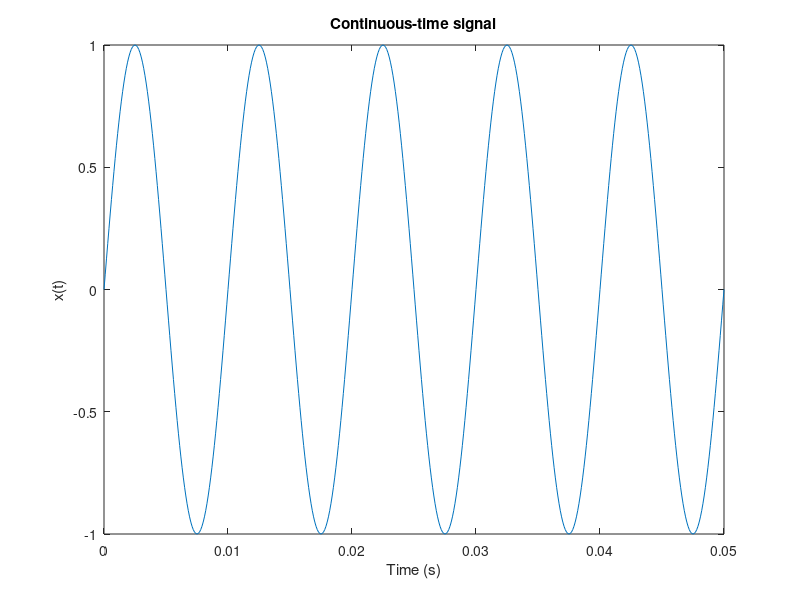
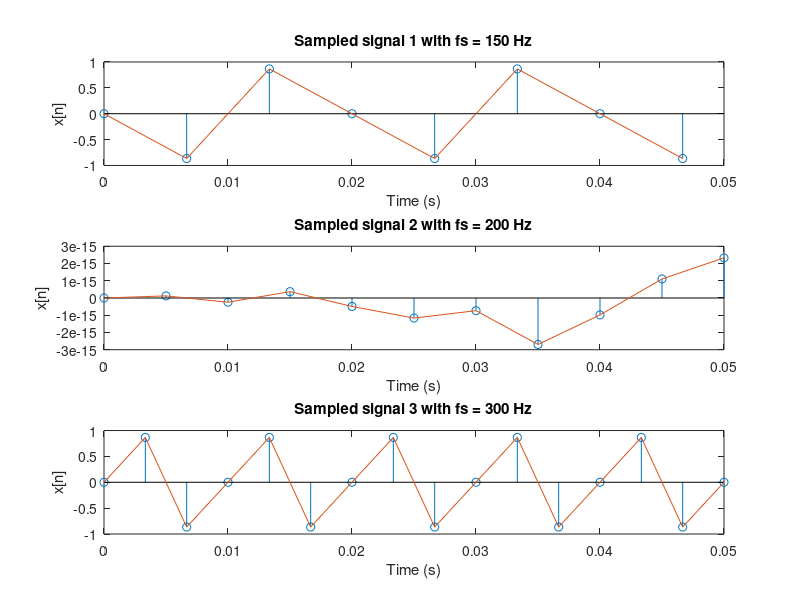
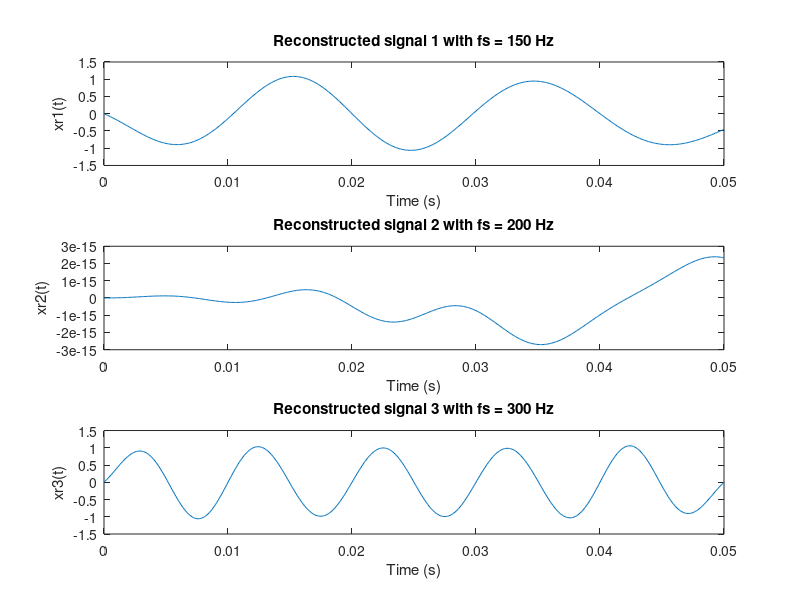

Source code (MATLAB) for these figures, in order:
% clear all
% close all
% % Creating modulating signal
% fm=2; % message signal frequency (Hz)
% n=50; % factor of sampling frequency
% K=1000;
% Ts=1/(n*fm); % sampling time
% t=0:Ts:100-Ts; % time range
% N=size(t,2);
% Fs=1/Ts; % sampling frequency
% dFs=Fs/N;
% f=-Fs/2:dFs:Fs/2-dFs;
% m=2*cos(2*pi*fm*t); % message signal
% subplot(5,1,1);
% plot(t,m);
% xlabel('Time(in s)');
% title('Modulating signal');
% % Frequency Domain
% M=fftshift(fft(m)); % FFT of the message signal
% subplot(5,1,2)
% plot(f,abs(M)/N);
% xlabel('Frequency(in hertz)');
% title('Magnitude response');
% %sound(X)
% % Pulse train generation
% T=0.2; %sampling interval
% F=1/T; % sapling frequency
% h=zeros(1,length(t)); % initialize all values to zero
% for k=-K:1:K
% h=h+(1/T)*cos(2*pi*k*F*t);
% end
% h_a=T*h/(2*K+1); % scaling 
% subplot(5,1,3);
% plot(t,h_a);
% xlabel('Time(s)');
% title('Pulse train');
% % sampling
% m_samp=m.*h_a;
% N_samp=length(m_samp);
% subplot(5,1,4); 
% plot(t,m_samp);% add the plot function 
% xlabel('Time(in s)');
% title('Sampled value');
% % Magnitude response of sampled signal
% M_samp=fftshift(fft(m_samp)); 
% subplot(5,1,5)
% plot(f,abs(M_samp)/N_samp);
% xlabel('Frequency(in hertz)');
% title('Magnitude response')

%2ndcode
% clear; clc;
% 
% f = 30e3;
% fs = 2 * f;
% Ts = 1/fs;
% t1 = 0:1e-7:5/f;
% x1 = cos(2 * pi * f * t1);
% 
% t2 = 0:Ts:5/f;
% x2 = cos(2 * pi * f * t2);
% 
% xr = zeros(size(t1));
% for i = 1:length(t1)
%     for j = 1:length(x2)
%         xr(i) = xr(i) + x2(j) * sinc(2 * fs * t1(i) - j);
%     end
% end
% 
% % Plot the original continuous signal
% subplot(3, 1, 1);
% plot(t1, x1);
% title('Continuous Signal x(t)');
% xlabel('Time');
% ylabel('Amplitude');
% 
% % Plot the sampled signal
% subplot(3, 1, 2);
% stem(t2, x2, 'r');
% title('Sampled Signal x(nT)');
% xlabel('Time');
% ylabel('Amplitude');
% 
% % Plot the reconstructed signal
% subplot(3, 1, 3);
% plot(t1, xr);
% title('Reconstructed Signal x_r(t)');
% xlabel('Time');
% ylabel('Amplitude');


%mam code
% Sampling Theorem and Signal Reconstruction
% clc;
% clear all;
% close all;
% % Parameters
% originalSamplingRate = 1000;  % Original signal sampling rate (Hz)
% minimumNyquistRate = 2 * originalSamplingRate;  % Minimum Nyquist sampling rate
% maximumSamplingRate = 10 * originalSamplingRate; % Maximum sampling rate
% 
% % Signal parameters
% originalFrequency = 50;  % Original signal frequency (Hz)
% timeVectorOriginal = 0:1/originalSamplingRate:1;  % Time vector for original signal
% 
% % Generate original signal
% originalSignal = sin(2*pi*originalFrequency*timeVectorOriginal);
% 
% % Plot the original signal
% figure;
% subplot(3, 1, 1);
% plot(timeVectorOriginal, originalSignal);
% title('Original Signal');
% xlabel('Time (s)');
% ylabel('Amplitude');
% 
% % Sample the signal at different rates
% for currentSamplingRate = [minimumNyquistRate, 5*originalSamplingRate, maximumSamplingRate]
%     samplingPeriod = 1/currentSamplingRate;  % Sampling period
%     numberOfSamples = round(1/samplingPeriod);  % Number of samples
% 
%     % Sample the signal
%     sampledSignal = originalSignal(1:numberOfSamples:end);
% 
%     % Time vector for sampled signal
%     timeVectorSampled = 0:samplingPeriod:(length(sampledSignal)-1)*samplingPeriod;
% 
%     % Reconstruct the signal using zero-order hold
%     reconstructedSignal = zeros(1, length(timeVectorOriginal));
%     reconstructedSignal(1:numberOfSamples:end) = sampledSignal;
% 
%     % Plot the sampled signal
%     subplot(3, 1, find(currentSamplingRate == [minimumNyquistRate, 5*originalSamplingRate, maximumSamplingRate])+1);
%     stem(timeVectorSampled, sampledSignal, 'r', 'Marker', 'o');
%     hold on;
%     plot(timeVectorOriginal, reconstructedSignal, 'b--');
%     hold off;
%     title(['Sampled Signal (Fs = ' num2str(currentSamplingRate) ' Hz)']);
%     xlabel('Time (s)');
%     ylabel('Amplitude');
%     legend('Sampled Signal', 'Reconstructed Signal');
% end


%divyansh
% Define the continuous-time signal
f = 100; % frequency of the signal in Hz
T = 1/f; % period of the signal in s
t = 0:0.0001:5*T; % time vector
x = sin(2*pi*f*t); % signal

% Plot the continuous-time signal
figure(1)
plot(t,x)
xlabel('Time (s)')
ylabel('x(t)')
title('Continuous-time signal')

% Sample the signal at different sampling frequencies
fs1 = 150; % sampling frequency 1 in Hz
fs2 = 200; % sampling frequency 2 in Hz
fs3 = 300; % sampling frequency 3 in Hz
Ts1 = 1/fs1; % sampling period 1 in s
Ts2 = 1/fs2; % sampling period 2 in s
Ts3 = 1/fs3; % sampling period 3 in s
n1 = 0:Ts1:5*T; % sample index vector 1
n2 = 0:Ts2:5*T; % sample index vector 2
n3 = 0:Ts3:5*T; % sample index vector 3
x1 = sin(2*pi*f*n1); % sampled signal 1
x2 = sin(2*pi*f*n2); % sampled signal 2
x3 = sin(2*pi*f*n3); % sampled signal 3

% Plot the sampled signals
figure(2)
subplot(3,1,1)
stem(n1,x1)
hold on
plot(n1,x1)
hold off
xlabel('Time (s)')
ylabel('x[n]')
title(['Sampled signal 1 with fs = ',num2str(fs1),' Hz'])
subplot(3,1,2)
stem(n2,x2)
hold on
plot(n2,x2)
hold off
xlabel('Time (s)')
ylabel('x[n]')
title(['Sampled signal 2 with fs = ',num2str(fs2),' Hz'])
subplot(3,1,3)
stem(n3,x3)
hold on
plot(n3,x3)
hold off
xlabel('Time (s)')
ylabel('x[n]')
title(['Sampled signal 3 with fs = ',num2str(fs3),' Hz'])

% Reconstruct the signal using sinc interpolation
xr1 = zeros(size(t)); % reconstructed signal 1
xr2 = zeros(size(t)); % reconstructed signal 2
xr3 = zeros(size(t)); % reconstructed signal 3
for i = 1:length(n1)
    xr1 = xr1 + x1(i)*sinc((t-n1(i))/Ts1); % sinc interpolation formula
end
for i = 1:length(n2)
    xr2 = xr2 + x2(i)*sinc((t-n2(i))/Ts2); % sinc interpolation formula
end
for i = 1:length(n3)
    xr3 = xr3 + x3(i)*sinc((t-n3(i))/Ts3); % sinc interpolation formula
end

% Plot the reconstructed signals
figure(3)
subplot(3,1,1)
plot(t,xr1)
xlabel('Time (s)')
ylabel('xr1(t)')
title(['Reconstructed signal 1 with fs = ',num2str(fs1),' Hz'])
subplot(3,1,2)
plot(t,xr2)
xlabel('Time (s)')
ylabel('xr2(t)')
title(['Reconstructed signal 2 with fs = ',num2str(fs2),' Hz'])
subplot(3,1,3)
plot(t,xr3)
xlabel('Time (s)')
ylabel('xr3(t)')
title(['Reconstructed signal 3 with fs = ',num2str(fs3),' Hz'])